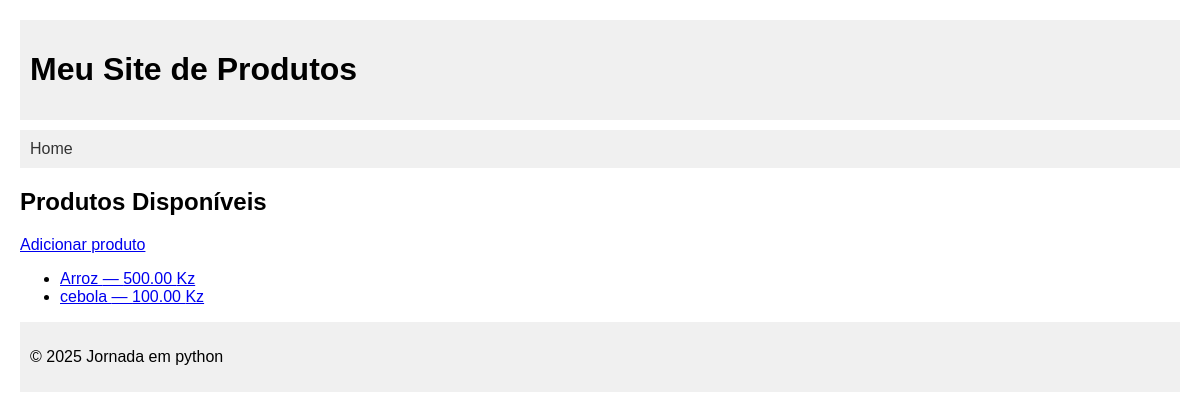
/polls/, run on an earlier commit of the app's database.
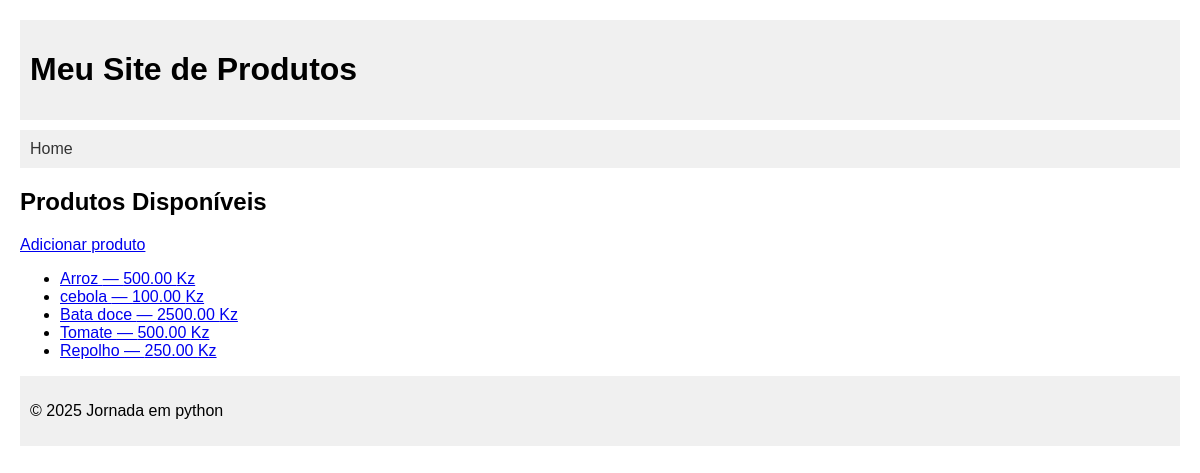
And on a later commit of the database.
### polls/models.py (models this page shows, shortened)
class Produto(models.Model):
	nome = models.CharField(max_length=100)
	preco = models.DecimalField("Preço",max_digits=10, decimal_places=2)

### polls/views.py (the view)
# urls.py: path("", views.index, name="index"),
def index(request):
	lista_produto = []
	lista_contacto = []
	produto = Produto.objects.all()
	contact = Contacto.objects.all()
	return render(request,"polls/index.html", {"produto": produto, "contacto": contact})

### polls/templates/polls/index.html (shortened to what this page needs)
{% extends "polls/base.html" %}
{% block content %}
<h2>Produtos Disponíveis</h2>
<p><a href="{% url 'polls:adicionar_produto' %}" >Adicionar produto</a></p>
{% if produto %}
<ul>
  {% for p in produto %}
  <li>
    <a href="{% url 'polls:detail' p.id %}">
      {{ p.nome }} — {{ p.preco }} Kz
    </a>
  </li>
  {% empty %}
  <li>Nenhum produto disponível.</li>
  {% endfor %}
</ul>
{% endif %}
{% endblock %}

### polls/templates/polls/base.html (shortened to what this page needs)
<!DOCTYPE html>
<html lang="pt">
<head>
</head>
<body>
    <header>
        <h1>Meu Site de Produtos</h1>
    </header>
    <nav>
        <a href="{% url 'polls:index' %}">Home</a>
    </nav>
    <main>
        {% block content %}
        {% endblock %}
    </main>
    <footer>
        <p>&copy; 2025 Jornada em python</p>
    </footer>
</body>
</html>

### polls/templates/polls/base.html (style rules this page uses)
body { font-family: Arial, sans-serif; margin: 20px; }
header, nav, footer { padding: 10px; background-color: #f0f0f0; margin-bottom: 10px; }
nav a { margin-right: 10px; text-decoration: none; color: #333; }

What changed in the data, as far as the page shows it:
added Produto: nome "Bata doce", preco "2500.00"
added Produto: nome "Tomate", preco "500.00"
added Produto: nome "Repolho", preco "250.00"
